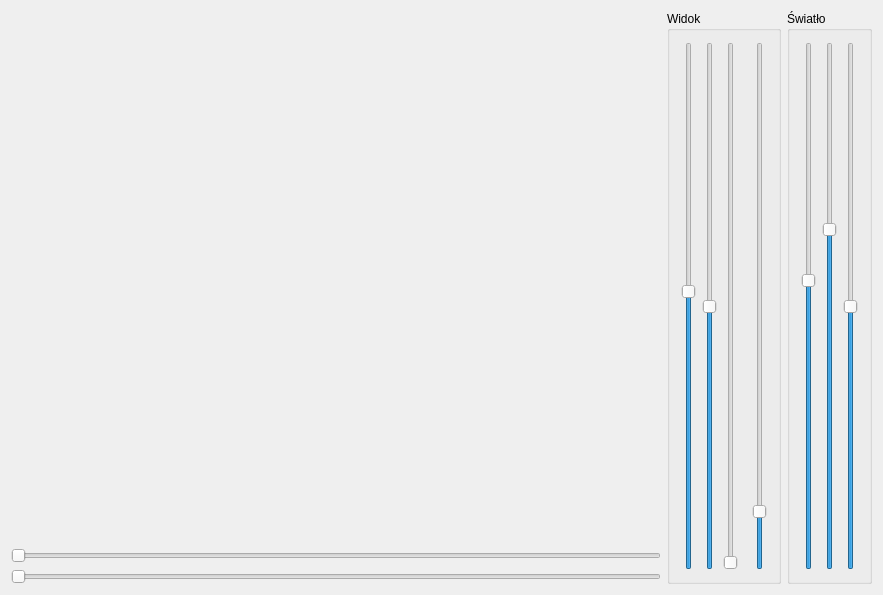
<?xml version="1.0" encoding="UTF-8"?>
<ui version="4.0">
 <class>MainWindow</class>
 <widget class="QMainWindow" name="MainWindow">
  <property name="geometry">
   <rect>
    <x>0</x>
    <y>0</y>
    <width>883</width>
    <height>595</height>
   </rect>
  </property>
  <property name="windowTitle">
   <string>MainWindow</string>
  </property>
  <widget class="QWidget" name="centralWidget">
   <layout class="QGridLayout" name="gridLayout">
    <item row="0" column="5" rowspan="3">
     <widget class="QGroupBox" name="groupBoxView">
      <property name="sizePolicy">
       <sizepolicy hsizetype="Maximum" vsizetype="Preferred">
        <horstretch>0</horstretch>
        <verstretch>0</verstretch>
       </sizepolicy>
      </property>
      <property name="title">
       <string>Widok</string>
      </property>
      <layout class="QHBoxLayout" name="horizontalLayout">
       <item>
        <widget class="QSlider" name="verticalSliderRotX">
         <property name="maximum">
          <number>3600</number>
         </property>
         <property name="value">
          <number>1900</number>
         </property>
         <property name="orientation">
          <enum>Qt::Vertical</enum>
         </property>
        </widget>
       </item>
       <item>
        <widget class="QSlider" name="verticalSliderRotZ">
         <property name="maximum">
          <number>3600</number>
         </property>
         <property name="value">
          <number>1800</number>
         </property>
         <property name="orientation">
          <enum>Qt::Vertical</enum>
         </property>
        </widget>
       </item>
       <item>
        <widget class="QSlider" name="verticalSliderRotY">
         <property name="maximum">
          <number>3600</number>
         </property>
         <property name="orientation">
          <enum>Qt::Vertical</enum>
         </property>
        </widget>
       </item>
       <item>
        <spacer name="horizontalSpacer">
         <property name="orientation">
          <enum>Qt::Horizontal</enum>
         </property>
         <property name="sizeType">
          <enum>QSizePolicy::Fixed</enum>
         </property>
         <property name="sizeHint" stdset="0">
          <size>
           <width>8</width>
           <height>20</height>
          </size>
         </property>
        </spacer>
       </item>
       <item>
        <widget class="QSlider" name="verticalSliderZoom">
         <property name="maximum">
          <number>1000</number>
         </property>
         <property name="value">
          <number>100</number>
         </property>
         <property name="orientation">
          <enum>Qt::Vertical</enum>
         </property>
        </widget>
       </item>
      </layout>
     </widget>
    </item>
    <item row="2" column="0">
     <widget class="QSlider" name="horizontalSlider_Slider">
      <property name="maximum">
       <number>10000</number>
      </property>
      <property name="orientation">
       <enum>Qt::Horizontal</enum>
      </property>
     </widget>
    </item>
    <item row="0" column="6" rowspan="3">
     <widget class="QGroupBox" name="groupBoxLight">
      <property name="sizePolicy">
       <sizepolicy hsizetype="Maximum" vsizetype="Preferred">
        <horstretch>0</horstretch>
        <verstretch>0</verstretch>
       </sizepolicy>
      </property>
      <property name="title">
       <string>Światło</string>
      </property>
      <layout class="QHBoxLayout" name="horizontalLayout_2">
       <item>
        <widget class="QSlider" name="verticalSliderLightX">
         <property name="minimum">
          <number>-100</number>
         </property>
         <property name="maximum">
          <number>100</number>
         </property>
         <property name="value">
          <number>10</number>
         </property>
         <property name="orientation">
          <enum>Qt::Vertical</enum>
         </property>
        </widget>
       </item>
       <item>
        <widget class="QSlider" name="verticalSliderLightY">
         <property name="minimum">
          <number>-100</number>
         </property>
         <property name="maximum">
          <number>100</number>
         </property>
         <property name="value">
          <number>30</number>
         </property>
         <property name="orientation">
          <enum>Qt::Vertical</enum>
         </property>
        </widget>
       </item>
       <item>
        <widget class="QSlider" name="verticalSliderLightZ">
         <property name="minimum">
          <number>-100</number>
         </property>
         <property name="maximum">
          <number>100</number>
         </property>
         <property name="orientation">
          <enum>Qt::Vertical</enum>
         </property>
        </widget>
       </item>
      </layout>
     </widget>
    </item>
    <item row="0" column="0">
     <widget class="WidgetOpenGL" name="widgetOpenGL" native="true">
      <property name="minimumSize">
       <size>
        <width>200</width>
        <height>200</height>
       </size>
      </property>
     </widget>
    </item>
    <item row="1" column="0">
     <widget class="QSlider" name="horizontal_refraction_slider">
      <property name="maximum">
       <number>10000</number>
      </property>
      <property name="orientation">
       <enum>Qt::Horizontal</enum>
      </property>
     </widget>
    </item>
   </layout>
  </widget>
 </widget>
 <layoutdefault spacing="6" margin="11"/>
 <customwidgets>
  <customwidget>
   <class>WidgetOpenGL</class>
   <extends>QWidget</extends>
   <header location="global">widgetopengl.h</header>
   <container>1</container>
   <slots>
    <slot>v_transform()</slot>
   </slots>
  </customwidget>
 </customwidgets>
 <resources/>
 <connections/>
</ui>
